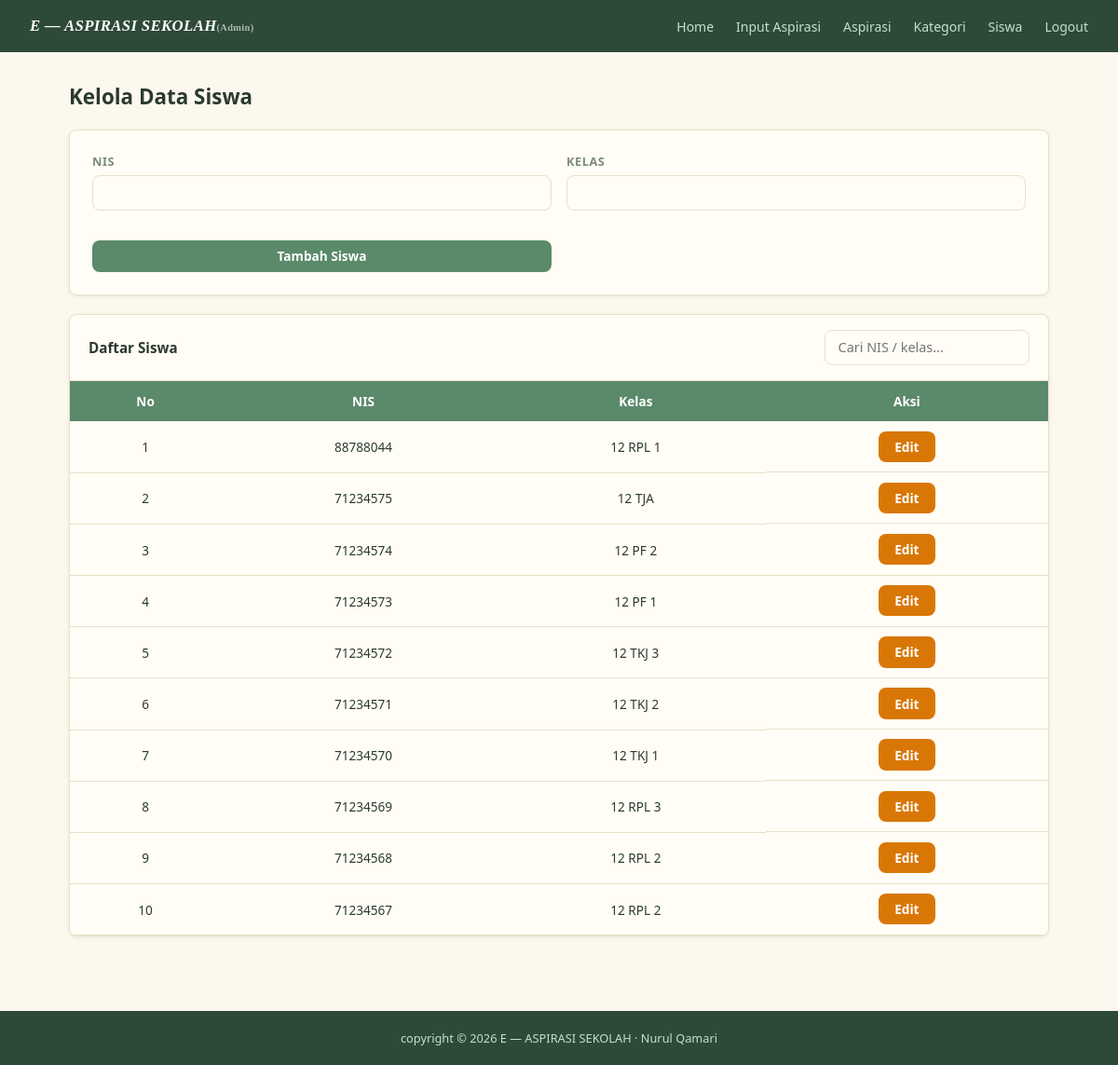
Page /views/siswa.php (signed in) on the committed database.
### tables this page shows
CREATE TABLE `siswa` (
  `nis` int NOT NULL,
  `kelas` varchar(10) NOT NULL
);

### views/siswa.php (the view, shortened to what this page needs)
<?php
require_once '../config/db.php';
$result = mysqli_query($conn, "SELECT * FROM siswa ORDER BY nis DESC");
$siswa = [];
while ($row = mysqli_fetch_assoc($result)) {
  $siswa[] = $row;
}
?>
<!DOCTYPE html>
<html lang="id">
<head>
  <link rel="stylesheet" href="../css/style.css">
</head>
<body>
  <?php include_once '../includes/navbar.php'; ?>
  <div class="container">
    <div class="page-title">Kelola Data Siswa</div>
    <form method="POST" class="card" style="margin-bottom:1.25rem;">
      <div class="grid-2">
        <div class="form-group">
          <label>NIS</label>
          <input type="number" name="nis" class="form-control" required>
        </div>
        <div class="form-group">
          <label>Kelas</label>
          <input type="text" name="kelas" class="form-control" required>
        </div>
        <button type="submit" name="tambah" class="btn btn-primary">
          Tambah Siswa
        </button>
      </div>
    </form>
    <div class="card" style="padding:0;overflow:hidden;">
      <div style="padding:1rem 1.25rem;border-bottom:1px solid var(--border);display:flex;align-items:center;justify-content:space-between;">
        <span style="font-weight:700;font-size:0.95rem;">Daftar Siswa</span>
        <input type="text" id="search" class="form-control"
          placeholder="Cari NIS / kelas..."
          style="width:220px;" onkeyup="cari()">
      </div>
      <div class="table-wrap">
        <table>
          <thead>
            <tr>
              <th>No</th>
              <th>NIS</th>
              <th>Kelas</th>
              <th>Aksi</th>
            </tr>
          </thead>
          <tbody id="tabel-siswa">
            <?php if (empty($siswa)): ?>
              <tr>
                <td colspan="4" style="text-align:center;">Belum ada data siswa</td>
              </tr>
            <?php else: ?>
              <?php $no = 1;
              foreach ($siswa as $s): ?>
                <tr>
                  <td><?= $no++ ?></td>
                  <td><?= $s['nis'] ?></td>
                  <td><?= htmlspecialchars($s['kelas']) ?></td>
                  <td style="display:flex; justify-content:center;">
                    <form method="POST" style="display:flex; justify-content:center;">
                      <button type="button" class="btn btn-warning"
                        onclick="openEdit(<?= $s['nis'] ?>, '<?= htmlspecialchars($s['kelas'], ENT_QUOTES) ?>')">
                        Edit
                      </button>
                    </form>
                  </td>
                </tr>
              <?php endforeach; ?>
            <?php endif; ?>
          </tbody>
        </table>
      </div>
    </div>
  </div>
  <?php include_once '../includes/footer.php'; ?>
</body>
</html>

### css/style.css (style rules this page uses)
:root { --primary: #5a8a6a; --primary-dark: #3d6b51; --primary-light: #e6f2eb; --secondary: #8a9a8e; --bg: #fdf8ee; --bg-white: #fffdf5; --text-dark: #2b3a2f; --text-muted: #7a8a7e; --border: #e8e0c8; --nav-bg: #2d4a38; --nav-text: #c8ddd0; --success: #16a34a; --warning: #d97706; --info: #2563eb; --danger: #dc2626; --radius: 8px; --shadow: 0 1px 4px rgba(0, 0, 0, 0.08); --font: 'Segoe UI', sans-serif; --font-nav: Georgia, 'Times New Roman', serif; }
* { box-sizing: border-box; margin: 0; padding: 0; }
body { font-family: var(--font); background: var(--bg); color: var(--text-dark); font-size: 14px; display: flex; flex-direction: column; min-height: 100vh; }
.container { max-width: 1100px; margin: 0 auto; padding: 2rem 1.5rem; width: 100%; flex: 1 0 auto; }
.card { background: var(--bg-white); border: 1px solid var(--border); border-radius: var(--radius); padding: 1.5rem; box-shadow: var(--shadow); }
.btn { display: inline-block; padding: 0.45rem 1.1rem; border-radius: var(--radius); border: none; cursor: pointer; font-family: var(--font); font-size: 0.85rem; font-weight: 600; text-decoration: none; transition: opacity 0.2s, transform 0.1s; }
.btn-primary { background: var(--primary); color: #fff; }
.btn-warning { background: var(--warning); color: #fff; }
.form-group { margin-bottom: 1rem; }
.form-group label { display: block; font-size: 0.8rem; font-weight: 600; color: var(--text-muted); margin-bottom: 0.35rem; text-transform: uppercase; letter-spacing: 0.04em; }
.form-control { width: 100%; padding: 0.55rem 0.85rem; border: 1px solid var(--border); border-radius: var(--radius); font-family: var(--font); font-size: 0.9rem; color: var(--text-dark); background: var(--bg-white); outline: none; transition: border-color 0.2s; }
.table-wrap { overflow-x: auto; }
table { width: 100%; border-collapse: collapse; font-size: 0.85rem; }
thead tr { background: var(--primary); color: #fff; }
thead th { padding: 0.75rem 0.9rem; text-align: center; font-weight: 600; white-space: nowrap; }
tbody td { padding: 0.65rem 0.9rem; border-bottom: 1px solid var(--border); text-align: center; vertical-align: middle; }
.page-title { font-size: 1.4rem; font-weight: 700; color: var(--text-dark); margin-bottom: 1.25rem; }
.grid-2 { display: grid; grid-template-columns: 1fr 1fr; gap: 1rem; }

### rows in the picture
siswa: nis "88788044", kelas "12 RPL 1"
siswa: nis "71234575", kelas "12 TJA"
siswa: nis "71234574", kelas "12 PF 2"
siswa: nis "71234573", kelas "12 PF 1"
siswa: nis "71234572", kelas "12 TKJ 3"
siswa: nis "71234571", kelas "12 TKJ 2"
siswa: nis "71234570", kelas "12 TKJ 1"
siswa: nis "71234569", kelas "12 RPL 3"
siswa: nis "71234568", kelas "12 RPL 2"
siswa: nis "71234567", kelas "12 RPL 2"
